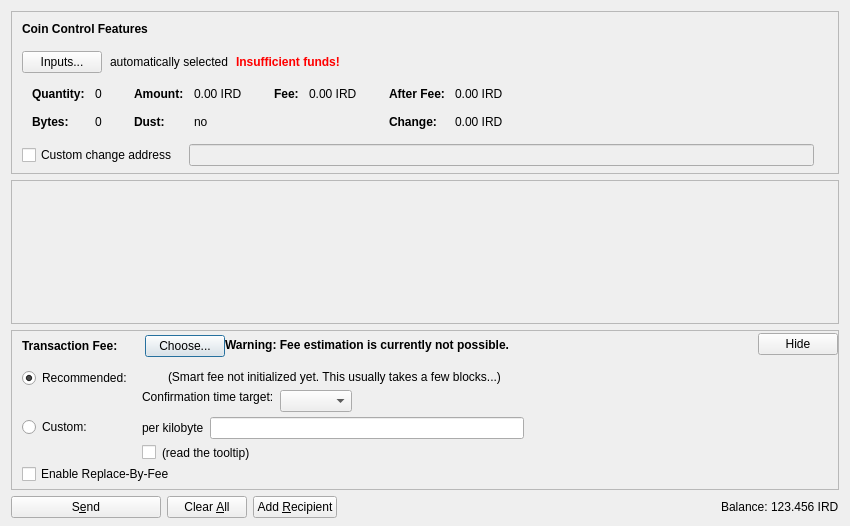
<?xml version="1.0" encoding="UTF-8"?>
<ui version="4.0">
 <class>SendCoinsDialog</class>
 <widget class="QDialog" name="SendCoinsDialog">
  <property name="geometry">
   <rect>
    <x>0</x>
    <y>0</y>
    <width>850</width>
    <height>526</height>
   </rect>
  </property>
  <property name="windowTitle">
   <string>Send Coins</string>
  </property>
  <layout class="QVBoxLayout" name="verticalLayout" stretch="0,1,0,0">
   <property name="bottomMargin">
    <number>8</number>
   </property>
   <item>
    <widget class="QFrame" name="frameCoinControl">
     <property name="sizePolicy">
      <sizepolicy hsizetype="Expanding" vsizetype="Expanding">
       <horstretch>0</horstretch>
       <verstretch>0</verstretch>
      </sizepolicy>
     </property>
     <property name="maximumSize">
      <size>
       <width>16777215</width>
       <height>16777215</height>
      </size>
     </property>
     <property name="frameShape">
      <enum>QFrame::StyledPanel</enum>
     </property>
     <property name="frameShadow">
      <enum>QFrame::Sunken</enum>
     </property>
     <layout class="QVBoxLayout" name="verticalLayoutCoinControl2">
      <property name="spacing">
       <number>0</number>
      </property>
      <property name="leftMargin">
       <number>0</number>
      </property>
      <property name="topMargin">
       <number>0</number>
      </property>
      <property name="rightMargin">
       <number>0</number>
      </property>
      <property name="bottomMargin">
       <number>6</number>
      </property>
      <item>
       <layout class="QVBoxLayout" name="verticalLayoutCoinControl" stretch="0,0,0,0,1">
        <property name="spacing">
         <number>0</number>
        </property>
        <property name="leftMargin">
         <number>10</number>
        </property>
        <property name="topMargin">
         <number>10</number>
        </property>
        <item>
         <layout class="QHBoxLayout" name="horizontalLayoutCoinControl1">
          <property name="bottomMargin">
           <number>15</number>
          </property>
          <item>
           <widget class="QLabel" name="labelCoinControlFeatures">
            <property name="sizePolicy">
             <sizepolicy hsizetype="Preferred" vsizetype="Maximum">
              <horstretch>0</horstretch>
              <verstretch>0</verstretch>
             </sizepolicy>
            </property>
            <property name="font">
             <font>
              <weight>75</weight>
              <bold>true</bold>
             </font>
            </property>
            <property name="styleSheet">
             <string notr="true">font-weight:bold;</string>
            </property>
            <property name="text">
             <string>Coin Control Features</string>
            </property>
           </widget>
          </item>
         </layout>
        </item>
        <item>
         <layout class="QHBoxLayout" name="horizontalLayoutCoinControl2" stretch="0,0,0,0">
          <property name="spacing">
           <number>8</number>
          </property>
          <property name="bottomMargin">
           <number>10</number>
          </property>
          <item>
           <widget class="QPushButton" name="pushButtonCoinControl">
            <property name="styleSheet">
             <string notr="true"/>
            </property>
            <property name="text">
             <string>Inputs...</string>
            </property>
            <property name="autoDefault">
             <bool>false</bool>
            </property>
           </widget>
          </item>
          <item>
           <widget class="QLabel" name="labelCoinControlAutomaticallySelected">
            <property name="text">
             <string>automatically selected</string>
            </property>
            <property name="margin">
             <number>5</number>
            </property>
           </widget>
          </item>
          <item>
           <widget class="QLabel" name="labelCoinControlInsuffFunds">
            <property name="font">
             <font>
              <weight>75</weight>
              <bold>true</bold>
             </font>
            </property>
            <property name="styleSheet">
             <string notr="true">color:red;font-weight:bold;</string>
            </property>
            <property name="text">
             <string>Insufficient funds!</string>
            </property>
            <property name="margin">
             <number>5</number>
            </property>
           </widget>
          </item>
          <item>
           <spacer name="horizontalSpacerCoinControl">
            <property name="orientation">
             <enum>Qt::Horizontal</enum>
            </property>
            <property name="sizeHint" stdset="0">
             <size>
              <width>40</width>
              <height>1</height>
             </size>
            </property>
           </spacer>
          </item>
         </layout>
        </item>
        <item>
         <widget class="QWidget" name="widgetCoinControl" native="true">
          <property name="sizePolicy">
           <sizepolicy hsizetype="Preferred" vsizetype="Preferred">
            <horstretch>0</horstretch>
            <verstretch>0</verstretch>
           </sizepolicy>
          </property>
          <property name="minimumSize">
           <size>
            <width>0</width>
            <height>0</height>
           </size>
          </property>
          <property name="styleSheet">
           <string notr="true"/>
          </property>
          <layout class="QHBoxLayout" name="horizontalLayoutCoinControl5">
           <property name="leftMargin">
            <number>0</number>
           </property>
           <property name="topMargin">
            <number>0</number>
           </property>
           <property name="rightMargin">
            <number>0</number>
           </property>
           <property name="bottomMargin">
            <number>0</number>
           </property>
           <item>
            <layout class="QHBoxLayout" name="horizontalLayoutCoinControl3" stretch="0,0,0,1">
             <property name="spacing">
              <number>20</number>
             </property>
             <property name="topMargin">
              <number>0</number>
             </property>
             <property name="bottomMargin">
              <number>10</number>
             </property>
             <item>
              <layout class="QFormLayout" name="formLayoutCoinControl1">
               <property name="horizontalSpacing">
                <number>10</number>
               </property>
               <property name="verticalSpacing">
                <number>14</number>
               </property>
               <property name="leftMargin">
                <number>10</number>
               </property>
               <property name="topMargin">
                <number>4</number>
               </property>
               <property name="rightMargin">
                <number>6</number>
               </property>
               <item row="0" column="0">
                <widget class="QLabel" name="labelCoinControlQuantityText">
                 <property name="font">
                  <font>
                   <weight>75</weight>
                   <bold>true</bold>
                  </font>
                 </property>
                 <property name="text">
                  <string>Quantity:</string>
                 </property>
                 <property name="margin">
                  <number>0</number>
                 </property>
                </widget>
               </item>
               <item row="0" column="1">
                <widget class="QLabel" name="labelCoinControlQuantity">
                 <property name="cursor">
                  <cursorShape>IBeamCursor</cursorShape>
                 </property>
                 <property name="contextMenuPolicy">
                  <enum>Qt::ActionsContextMenu</enum>
                 </property>
                 <property name="text">
                  <string notr="true">0</string>
                 </property>
                 <property name="margin">
                  <number>0</number>
                 </property>
                 <property name="textInteractionFlags">
                  <set>Qt::LinksAccessibleByMouse|Qt::TextSelectableByKeyboard|Qt::TextSelectableByMouse</set>
                 </property>
                </widget>
               </item>
               <item row="1" column="0">
                <widget class="QLabel" name="labelCoinControlBytesText">
                 <property name="font">
                  <font>
                   <weight>75</weight>
                   <bold>true</bold>
                  </font>
                 </property>
                 <property name="text">
                  <string>Bytes:</string>
                 </property>
                </widget>
               </item>
               <item row="1" column="1">
                <widget class="QLabel" name="labelCoinControlBytes">
                 <property name="cursor">
                  <cursorShape>IBeamCursor</cursorShape>
                 </property>
                 <property name="contextMenuPolicy">
                  <enum>Qt::ActionsContextMenu</enum>
                 </property>
                 <property name="text">
                  <string notr="true">0</string>
                 </property>
                 <property name="textInteractionFlags">
                  <set>Qt::LinksAccessibleByMouse|Qt::TextSelectableByKeyboard|Qt::TextSelectableByMouse</set>
                 </property>
                </widget>
               </item>
              </layout>
             </item>
             <item>
              <layout class="QFormLayout" name="formLayoutCoinControl2">
               <property name="horizontalSpacing">
                <number>10</number>
               </property>
               <property name="verticalSpacing">
                <number>14</number>
               </property>
               <property name="leftMargin">
                <number>6</number>
               </property>
               <property name="topMargin">
                <number>4</number>
               </property>
               <property name="rightMargin">
                <number>6</number>
               </property>
               <item row="0" column="0">
                <widget class="QLabel" name="labelCoinControlAmountText">
                 <property name="font">
                  <font>
                   <weight>75</weight>
                   <bold>true</bold>
                  </font>
                 </property>
                 <property name="text">
                  <string>Amount:</string>
                 </property>
                 <property name="margin">
                  <number>0</number>
                 </property>
                </widget>
               </item>
               <item row="0" column="1">
                <widget class="QLabel" name="labelCoinControlAmount">
                 <property name="cursor">
                  <cursorShape>IBeamCursor</cursorShape>
                 </property>
                 <property name="contextMenuPolicy">
                  <enum>Qt::ActionsContextMenu</enum>
                 </property>
                 <property name="text">
                  <string notr="true">0.00 IRD</string>
                 </property>
                 <property name="textInteractionFlags">
                  <set>Qt::LinksAccessibleByMouse|Qt::TextSelectableByKeyboard|Qt::TextSelectableByMouse</set>
                 </property>
                </widget>
               </item>
               <item row="1" column="0">
                <widget class="QLabel" name="labelCoinControlLowOutputText">
                 <property name="font">
                  <font>
                   <weight>75</weight>
                   <bold>true</bold>
                  </font>
                 </property>
                 <property name="text">
                  <string>Dust:</string>
                 </property>
                </widget>
               </item>
               <item row="1" column="1">
                <widget class="QLabel" name="labelCoinControlLowOutput">
                 <property name="cursor">
                  <cursorShape>IBeamCursor</cursorShape>
                 </property>
                 <property name="contextMenuPolicy">
                  <enum>Qt::ActionsContextMenu</enum>
                 </property>
                 <property name="text">
                  <string notr="true">no</string>
                 </property>
                 <property name="textInteractionFlags">
                  <set>Qt::LinksAccessibleByMouse|Qt::TextSelectableByKeyboard|Qt::TextSelectableByMouse</set>
                 </property>
                </widget>
               </item>
              </layout>
             </item>
             <item>
              <layout class="QFormLayout" name="formLayoutCoinControl3">
               <property name="horizontalSpacing">
                <number>10</number>
               </property>
               <property name="verticalSpacing">
                <number>14</number>
               </property>
               <property name="leftMargin">
                <number>6</number>
               </property>
               <property name="topMargin">
                <number>4</number>
               </property>
               <property name="rightMargin">
                <number>6</number>
               </property>
               <item row="0" column="0">
                <widget class="QLabel" name="labelCoinControlFeeText">
                 <property name="font">
                  <font>
                   <weight>75</weight>
                   <bold>true</bold>
                  </font>
                 </property>
                 <property name="text">
                  <string>Fee:</string>
                 </property>
                 <property name="margin">
                  <number>0</number>
                 </property>
                </widget>
               </item>
               <item row="0" column="1">
                <widget class="QLabel" name="labelCoinControlFee">
                 <property name="cursor">
                  <cursorShape>IBeamCursor</cursorShape>
                 </property>
                 <property name="contextMenuPolicy">
                  <enum>Qt::ActionsContextMenu</enum>
                 </property>
                 <property name="text">
                  <string notr="true">0.00 IRD</string>
                 </property>
                 <property name="textInteractionFlags">
                  <set>Qt::LinksAccessibleByMouse|Qt::TextSelectableByKeyboard|Qt::TextSelectableByMouse</set>
                 </property>
                </widget>
               </item>
              </layout>
             </item>
             <item>
              <layout class="QFormLayout" name="formLayoutCoinControl4">
               <property name="horizontalSpacing">
                <number>10</number>
               </property>
               <property name="verticalSpacing">
                <number>14</number>
               </property>
               <property name="leftMargin">
                <number>6</number>
               </property>
               <property name="topMargin">
                <number>4</number>
               </property>
               <property name="rightMargin">
                <number>6</number>
               </property>
               <item row="0" column="0">
                <widget class="QLabel" name="labelCoinControlAfterFeeText">
                 <property name="font">
                  <font>
                   <weight>75</weight>
                   <bold>true</bold>
                  </font>
                 </property>
                 <property name="text">
                  <string>After Fee:</string>
                 </property>
                 <property name="margin">
                  <number>0</number>
                 </property>
                </widget>
               </item>
               <item row="0" column="1">
                <widget class="QLabel" name="labelCoinControlAfterFee">
                 <property name="cursor">
                  <cursorShape>IBeamCursor</cursorShape>
                 </property>
                 <property name="contextMenuPolicy">
                  <enum>Qt::ActionsContextMenu</enum>
                 </property>
                 <property name="text">
                  <string notr="true">0.00 IRD</string>
                 </property>
                 <property name="textInteractionFlags">
                  <set>Qt::LinksAccessibleByMouse|Qt::TextSelectableByKeyboard|Qt::TextSelectableByMouse</set>
                 </property>
                </widget>
               </item>
               <item row="1" column="0">
                <widget class="QLabel" name="labelCoinControlChangeText">
                 <property name="font">
                  <font>
                   <weight>75</weight>
                   <bold>true</bold>
                  </font>
                 </property>
                 <property name="text">
                  <string>Change:</string>
                 </property>
                </widget>
               </item>
               <item row="1" column="1">
                <widget class="QLabel" name="labelCoinControlChange">
                 <property name="cursor">
                  <cursorShape>IBeamCursor</cursorShape>
                 </property>
                 <property name="contextMenuPolicy">
                  <enum>Qt::ActionsContextMenu</enum>
                 </property>
                 <property name="text">
                  <string notr="true">0.00 IRD</string>
                 </property>
                 <property name="textInteractionFlags">
                  <set>Qt::LinksAccessibleByMouse|Qt::TextSelectableByKeyboard|Qt::TextSelectableByMouse</set>
                 </property>
                </widget>
               </item>
              </layout>
             </item>
            </layout>
           </item>
          </layout>
         </widget>
        </item>
        <item>
         <layout class="QHBoxLayout" name="horizontalLayoutCoinControl4" stretch="0,0,0">
          <property name="spacing">
           <number>12</number>
          </property>
          <property name="sizeConstraint">
           <enum>QLayout::SetDefaultConstraint</enum>
          </property>
          <property name="topMargin">
           <number>5</number>
          </property>
          <property name="rightMargin">
           <number>5</number>
          </property>
          <item>
           <widget class="QCheckBox" name="checkBoxCoinControlChange">
            <property name="toolTip">
             <string>If this is activated, but the change address is empty or invalid, change will be sent to a newly generated address.</string>
            </property>
            <property name="text">
             <string>Custom change address</string>
            </property>
           </widget>
          </item>
          <item>
           <widget class="QValidatedLineEdit" name="lineEditCoinControlChange">
            <property name="enabled">
             <bool>false</bool>
            </property>
            <property name="sizePolicy">
             <sizepolicy hsizetype="Expanding" vsizetype="Fixed">
              <horstretch>0</horstretch>
              <verstretch>0</verstretch>
             </sizepolicy>
            </property>
           </widget>
          </item>
          <item>
           <widget class="QLabel" name="labelCoinControlChangeLabel">
            <property name="sizePolicy">
             <sizepolicy hsizetype="Preferred" vsizetype="Expanding">
              <horstretch>0</horstretch>
              <verstretch>0</verstretch>
             </sizepolicy>
            </property>
            <property name="minimumSize">
             <size>
              <width>0</width>
              <height>0</height>
             </size>
            </property>
            <property name="text">
             <string/>
            </property>
            <property name="margin">
             <number>3</number>
            </property>
           </widget>
          </item>
         </layout>
        </item>
        <item>
         <spacer name="verticalSpacerCoinControl">
          <property name="orientation">
           <enum>Qt::Vertical</enum>
          </property>
          <property name="sizeHint" stdset="0">
           <size>
            <width>800</width>
            <height>1</height>
           </size>
          </property>
         </spacer>
        </item>
       </layout>
      </item>
     </layout>
    </widget>
   </item>
   <item>
    <widget class="QScrollArea" name="scrollArea">
     <property name="widgetResizable">
      <bool>true</bool>
     </property>
     <widget class="QWidget" name="scrollAreaWidgetContents">
      <property name="geometry">
       <rect>
        <x>0</x>
        <y>0</y>
        <width>830</width>
        <height>104</height>
       </rect>
      </property>
      <layout class="QVBoxLayout" name="verticalLayout_2" stretch="0,1">
       <property name="leftMargin">
        <number>0</number>
       </property>
       <property name="topMargin">
        <number>0</number>
       </property>
       <property name="rightMargin">
        <number>0</number>
       </property>
       <property name="bottomMargin">
        <number>0</number>
       </property>
       <item>
        <layout class="QVBoxLayout" name="entries">
         <property name="spacing">
          <number>6</number>
         </property>
        </layout>
       </item>
       <item>
        <spacer name="verticalSpacer">
         <property name="orientation">
          <enum>Qt::Vertical</enum>
         </property>
         <property name="sizeHint" stdset="0">
          <size>
           <width>20</width>
           <height>40</height>
          </size>
         </property>
        </spacer>
       </item>
      </layout>
     </widget>
    </widget>
   </item>
   <item>
    <widget class="QFrame" name="frameFee">
     <property name="sizePolicy">
      <sizepolicy hsizetype="Expanding" vsizetype="Expanding">
       <horstretch>0</horstretch>
       <verstretch>0</verstretch>
      </sizepolicy>
     </property>
     <property name="maximumSize">
      <size>
       <width>16777215</width>
       <height>16777215</height>
      </size>
     </property>
     <property name="frameShape">
      <enum>QFrame::StyledPanel</enum>
     </property>
     <property name="frameShadow">
      <enum>QFrame::Sunken</enum>
     </property>
     <layout class="QVBoxLayout" name="verticalLayoutFee1">
      <property name="spacing">
       <number>0</number>
      </property>
      <property name="leftMargin">
       <number>0</number>
      </property>
      <property name="topMargin">
       <number>0</number>
      </property>
      <property name="rightMargin">
       <number>0</number>
      </property>
      <property name="bottomMargin">
       <number>0</number>
      </property>
      <item>
       <layout class="QVBoxLayout" name="verticalLayoutFee2" stretch="0,0,0">
        <property name="spacing">
         <number>0</number>
        </property>
        <property name="leftMargin">
         <number>10</number>
        </property>
        <property name="topMargin">
         <number>0</number>
        </property>
        <item>
         <layout class="QHBoxLayout" name="horizontalLayoutFee1">
          <property name="bottomMargin">
           <number>0</number>
          </property>
          <item>
           <layout class="QVBoxLayout" name="verticalLayoutFee7">
            <property name="spacing">
             <number>0</number>
            </property>
            <item>
             <spacer name="verticalSpacerSmartFee">
              <property name="orientation">
               <enum>Qt::Vertical</enum>
              </property>
              <property name="sizeType">
               <enum>QSizePolicy::Fixed</enum>
              </property>
              <property name="sizeHint" stdset="0">
               <size>
                <width>1</width>
                <height>4</height>
               </size>
              </property>
             </spacer>
            </item>
            <item>
             <layout class="QHBoxLayout" name="horizontalLayoutSmartFee">
              <property name="spacing">
               <number>10</number>
              </property>
              <item>
               <widget class="QLabel" name="labelFeeHeadline">
                <property name="sizePolicy">
                 <sizepolicy hsizetype="Preferred" vsizetype="Maximum">
                  <horstretch>0</horstretch>
                  <verstretch>0</verstretch>
                 </sizepolicy>
                </property>
                <property name="font">
                 <font>
                  <weight>75</weight>
                  <bold>true</bold>
                 </font>
                </property>
                <property name="styleSheet">
                 <string notr="true">font-weight:bold;</string>
                </property>
                <property name="text">
                 <string>Transaction Fee:</string>
                </property>
               </widget>
              </item>
              <item>
               <widget class="QLabel" name="labelFeeMinimized">
                <property name="text">
                 <string/>
                </property>
               </widget>
              </item>
              <item>
               <widget class="QPushButton" name="buttonChooseFee">
                <property name="text">
                 <string>Choose...</string>
                </property>
               </widget>
              </item>
             </layout>
            </item>
            <item>
             <spacer name="verticalSpacer_5">
              <property name="orientation">
               <enum>Qt::Vertical</enum>
              </property>
              <property name="sizeHint" stdset="0">
               <size>
                <width>1</width>
                <height>1</height>
               </size>
              </property>
             </spacer>
            </item>
           </layout>
          </item>
          <item>
           <widget class="QLabel" name="fallbackFeeWarningLabel">
            <property name="toolTip">
             <string>Using the fallbackfee can result in sending a transaction that will take several hours or days (or never) to confirm. Consider choosing your fee manually or wait until you have validated the complete chain.</string>
            </property>
            <property name="font">
            <font>
                <weight>75</weight>
                <bold>true</bold>
            </font>
            </property>
            <property name="text">
             <string>Warning: Fee estimation is currently not possible.</string>
            </property>
            <property name="wordWrap">
             <bool>false</bool>
            </property>
           </widget>
          </item>
          <item>
           <spacer name="horizontalSpacer_4">
            <property name="orientation">
             <enum>Qt::Horizontal</enum>
            </property>
            <property name="sizeType">
             <enum>QSizePolicy::MinimumExpanding</enum>
            </property>
            <property name="sizeHint" stdset="0">
             <size>
              <width>40</width>
              <height>20</height>
             </size>
            </property>
           </spacer>
          </item>
          <item>
           <widget class="QPushButton" name="buttonMinimizeFee">
            <property name="toolTip">
             <string>collapse fee-settings</string>
            </property>
            <property name="text">
             <string>Hide</string>
            </property>
           </widget>
          </item>
         </layout>
        </item>
        <item>
         <widget class="QFrame" name="frameFeeSelection">
          <layout class="QVBoxLayout" name="verticalLayoutFee12">
           <property name="spacing">
            <number>0</number>
           </property>
           <property name="leftMargin">
            <number>0</number>
           </property>
           <property name="topMargin">
            <number>0</number>
           </property>
           <property name="rightMargin">
            <number>0</number>
           </property>
           <property name="bottomMargin">
            <number>0</number>
           </property>
           <item>
            <layout class="QGridLayout" name="gridLayoutFee">
             <property name="topMargin">
              <number>10</number>
             </property>
             <property name="bottomMargin">
              <number>4</number>
             </property>
             <property name="horizontalSpacing">
              <number>10</number>
             </property>
             <property name="verticalSpacing">
              <number>4</number>
             </property>
             <item row="1" column="1">
              <layout class="QVBoxLayout" name="verticalLayoutFee8">
               <property name="spacing">
                <number>6</number>
               </property>
               <item>
                <layout class="QHBoxLayout" name="horizontalLayoutFee13">
                 <item>
                  <widget class="QLabel" name="labelCustomPerKilobyte">
                   <property name="toolTip">
                    <string>If the custom fee is set to 1000 satoshis and the transaction is only 250 bytes, then &quot;per kilobyte&quot; only pays 250 satoshis in fee, while &quot;total at least&quot; pays 1000 satoshis. For transactions bigger than a kilobyte both pay by kilobyte.</string>
                   </property>
                   <property name="text">
                    <string>per kilobyte</string>
                   </property>
                  </widget>
                 </item>
                 <item>
                  <widget class="IridiumAmountField" name="customFee"/>
                 </item>
                 <item>
                  <spacer name="horizontalSpacer_6">
                   <property name="orientation">
                    <enum>Qt::Horizontal</enum>
                   </property>
                   <property name="sizeHint" stdset="0">
                    <size>
                     <width>1</width>
                     <height>1</height>
                    </size>
                   </property>
                  </spacer>
                 </item>
                </layout>
               </item>
               <item>
                <layout class="QHBoxLayout" name="horizontalLayoutFee8">
                 <item>
                  <widget class="QCheckBox" name="checkBoxMinimumFee">
                   <property name="toolTip">
                    <string>Paying only the minimum fee is just fine as long as there is less transaction volume than space in the blocks. But be aware that this can end up in a never confirming transaction once there is more demand for iridium transactions than the network can process.</string>
                   </property>
                   <property name="text">
                    <string/>
                   </property>
                  </widget>
                 </item>
                 <item>
                  <widget class="QLabel" name="labelMinFeeWarning">
                   <property name="enabled">
                    <bool>true</bool>
                   </property>
                   <property name="toolTip">
                    <string>Paying only the minimum fee is just fine as long as there is less transaction volume than space in the blocks. But be aware that this can end up in a never confirming transaction once there is more demand for iridium transactions than the network can process.</string>
                   </property>
                   <property name="text">
                    <string>(read the tooltip)</string>
                   </property>
                   <property name="margin">
                    <number>5</number>
                   </property>
                  </widget>
                 </item>
                 <item>
                  <spacer name="horizontalSpacer_2">
                   <property name="orientation">
                    <enum>Qt::Horizontal</enum>
                   </property>
                   <property name="sizeHint" stdset="0">
                    <size>
                     <width>1</width>
                     <height>1</height>
                    </size>
                   </property>
                  </spacer>
                 </item>
                </layout>
               </item>
              </layout>
             </item>
             <item row="0" column="0">
              <layout class="QVBoxLayout" name="verticalLayoutFee4" stretch="0,1">
               <item>
                <widget class="QRadioButton" name="radioSmartFee">
                 <property name="text">
                  <string>Recommended:</string>
                 </property>
                 <property name="checked">
                  <bool>true</bool>
                 </property>
                 <attribute name="buttonGroup">
                  <string notr="true">groupFee</string>
                 </attribute>
                </widget>
               </item>
               <item>
                <spacer name="verticalSpacer_2">
                 <property name="orientation">
                  <enum>Qt::Vertical</enum>
                 </property>
                 <property name="sizeHint" stdset="0">
                  <size>
                   <width>1</width>
                   <height>1</height>
                  </size>
                 </property>
                </spacer>
               </item>
              </layout>
             </item>
             <item row="1" column="0">
              <layout class="QVBoxLayout" name="verticalLayoutFee9" stretch="0,1">
               <item>
                <widget class="QRadioButton" name="radioCustomFee">
                 <property name="text">
                  <string>Custom:</string>
                 </property>
                 <attribute name="buttonGroup">
                  <string notr="true">groupFee</string>
                 </attribute>
                </widget>
               </item>
               <item>
                <spacer name="verticalSpacer_6">
                 <property name="orientation">
                  <enum>Qt::Vertical</enum>
                 </property>
                 <property name="sizeHint" stdset="0">
                  <size>
                   <width>1</width>
                   <height>1</height>
                  </size>
                 </property>
                </spacer>
               </item>
              </layout>
             </item>
             <item row="0" column="1">
              <layout class="QVBoxLayout" name="verticalLayoutFee3" stretch="0,0,1">
               <property name="spacing">
                <number>6</number>
               </property>
               <property name="topMargin">
                <number>2</number>
               </property>
               <item>
                <layout class="QHBoxLayout" name="horizontalLayoutFee12">
                 <item>
                  <widget class="QLabel" name="labelSmartFee">
                   <property name="text">
                    <string/>
                   </property>
                   <property name="margin">
                    <number>2</number>
                   </property>
                  </widget>
                 </item>
                 <item>
                  <widget class="QLabel" name="labelFeeEstimation">
                   <property name="text">
                    <string/>
                   </property>
                  </widget>
                 </item>
                 <item>
                  <widget class="QLabel" name="labelSmartFee2">
                   <property name="text">
                    <string>(Smart fee not initialized yet. This usually takes a few blocks...)</string>
                   </property>
                   <property name="margin">
                    <number>2</number>
                   </property>
                  </widget>
                 </item>
                 <item>
                  <spacer name="horizontalSpacer_5">
                   <property name="orientation">
                    <enum>Qt::Horizontal</enum>
                   </property>
                   <property name="sizeHint" stdset="0">
                    <size>
                     <width>1</width>
                     <height>1</height>
                    </size>
                   </property>
                  </spacer>
                 </item>
                </layout>
               </item>
               <item>
                <layout class="QHBoxLayout" name="horizontalLayoutFee9">
                 <item>
                  <layout class="QVBoxLayout" name="verticalLayoutFee6">
                   <item>
                    <widget class="QLabel" name="labelSmartFee3">
                     <property name="text">
                      <string>Confirmation time target:</string>
                     </property>
                     <property name="margin">
                      <number>2</number>
                     </property>
                    </widget>
                   </item>
                   <item>
                    <spacer name="verticalSpacer_3">
                     <property name="orientation">
                      <enum>Qt::Vertical</enum>
                     </property>
                     <property name="sizeHint" stdset="0">
                      <size>
                       <width>1</width>
                       <height>1</height>
                      </size>
                     </property>
                    </spacer>
                   </item>
                  </layout>
                 </item>
                 <item>
                  <layout class="QVBoxLayout" name="verticalLayoutFee5">
                   <property name="rightMargin">
                    <number>30</number>
                   </property>
                   <item>
                    <layout class="QHBoxLayout" name="horizontalLayoutConfTarget">
                     <property name="bottomMargin">
                      <number>0</number>
                     </property>
                     <item>
                      <widget class="QComboBox" name="confTargetSelector"/>
                     </item>
                     <item>
                      <spacer name="horizontalSpacerConfTarget">
                       <property name="orientation">
                        <enum>Qt::Horizontal</enum>
                       </property>
                       <property name="sizeHint" stdset="0">
                        <size>
                         <width>40</width>
                         <height>20</height>
                        </size>
                       </property>
                      </spacer>
                     </item>
                    </layout>
                   </item>
                  </layout>
                 </item>
                </layout>
               </item>
               <item>
                <spacer name="verticalSpacer_4">
                 <property name="orientation">
                  <enum>Qt::Vertical</enum>
                 </property>
                 <property name="sizeHint" stdset="0">
                  <size>
                   <width>1</width>
                   <height>1</height>
                  </size>
                 </property>
                </spacer>
               </item>
              </layout>
             </item>
            </layout>
           </item>
           <item>
            <widget class="QCheckBox" name="optInRBF">
             <property name="text">
              <string>Enable Replace-By-Fee</string>
             </property>
             <property name="toolTip">
              <string>With Replace-By-Fee (BIP-125) you can increase a transaction's fee after it is sent. Without this, a higher fee may be recommended to compensate for increased transaction delay risk.</string>
             </property>
            </widget>
           </item>
          </layout>
         </widget>
        </item>
        <item>
         <spacer name="verticalSpacerFee">
          <property name="orientation">
           <enum>Qt::Vertical</enum>
          </property>
          <property name="sizeHint" stdset="0">
           <size>
            <width>40</width>
            <height>5</height>
           </size>
          </property>
         </spacer>
        </item>
       </layout>
      </item>
     </layout>
    </widget>
   </item>
   <item>
    <layout class="QHBoxLayout" name="horizontalLayout">
     <item>
      <widget class="QPushButton" name="sendButton">
       <property name="minimumSize">
        <size>
         <width>150</width>
         <height>0</height>
        </size>
       </property>
       <property name="toolTip">
        <string>Confirm the send action</string>
       </property>
       <property name="text">
        <string>S&amp;end</string>
       </property>
       <property name="icon">
        <iconset resource="../iridium.qrc">
         <normaloff>:/icons/send</normaloff>:/icons/send</iconset>
       </property>
       <property name="autoDefault">
        <bool>false</bool>
       </property>
       <property name="default">
        <bool>false</bool>
       </property>
      </widget>
     </item>
     <item>
      <widget class="QPushButton" name="clearButton">
       <property name="sizePolicy">
        <sizepolicy hsizetype="Minimum" vsizetype="Fixed">
         <horstretch>0</horstretch>
         <verstretch>0</verstretch>
        </sizepolicy>
       </property>
       <property name="toolTip">
        <string>Clear all fields of the form.</string>
       </property>
       <property name="text">
        <string>Clear &amp;All</string>
       </property>
       <property name="icon">
        <iconset resource="../iridium.qrc">
         <normaloff>:/icons/remove</normaloff>:/icons/remove</iconset>
       </property>
       <property name="autoDefault">
        <bool>false</bool>
       </property>
      </widget>
     </item>
     <item>
      <widget class="QPushButton" name="addButton">
       <property name="toolTip">
        <string>Send to multiple recipients at once</string>
       </property>
       <property name="text">
        <string>Add &amp;Recipient</string>
       </property>
       <property name="icon">
        <iconset resource="../iridium.qrc">
         <normaloff>:/icons/add</normaloff>:/icons/add</iconset>
       </property>
       <property name="autoDefault">
        <bool>false</bool>
       </property>
      </widget>
     </item>
     <item>
      <spacer name="horizontalSpacer">
       <property name="orientation">
        <enum>Qt::Horizontal</enum>
       </property>
       <property name="sizeHint" stdset="0">
        <size>
         <width>40</width>
         <height>20</height>
        </size>
       </property>
      </spacer>
     </item>
     <item>
      <layout class="QHBoxLayout" name="horizontalLayout_2">
       <property name="spacing">
        <number>3</number>
       </property>
       <item>
        <widget class="QLabel" name="label">
         <property name="sizePolicy">
          <sizepolicy hsizetype="Preferred" vsizetype="Fixed">
           <horstretch>0</horstretch>
           <verstretch>0</verstretch>
          </sizepolicy>
         </property>
         <property name="text">
          <string>Balance:</string>
         </property>
        </widget>
       </item>
       <item>
        <widget class="QLabel" name="labelBalance">
         <property name="sizePolicy">
          <sizepolicy hsizetype="Preferred" vsizetype="Fixed">
           <horstretch>0</horstretch>
           <verstretch>0</verstretch>
          </sizepolicy>
         </property>
         <property name="cursor">
          <cursorShape>IBeamCursor</cursorShape>
         </property>
         <property name="text">
          <string notr="true">123.456 IRD</string>
         </property>
         <property name="textInteractionFlags">
          <set>Qt::LinksAccessibleByMouse|Qt::TextSelectableByKeyboard|Qt::TextSelectableByMouse</set>
         </property>
        </widget>
       </item>
      </layout>
     </item>
    </layout>
   </item>
  </layout>
 </widget>
 <customwidgets>
  <customwidget>
   <class>QValidatedLineEdit</class>
   <extends>QLineEdit</extends>
   <header>qt/qvalidatedlineedit.h</header>
  </customwidget>
  <customwidget>
   <class>IridiumAmountField</class>
   <extends>QLineEdit</extends>
   <header>qt/iridiumamountfield.h</header>
   <container>1</container>
  </customwidget>
 </customwidgets>
 <resources>
  <include location="../iridium.qrc"/>
 </resources>
 <connections/>
 <buttongroups>
  <buttongroup name="groupFee"/>
 </buttongroups>
</ui>
